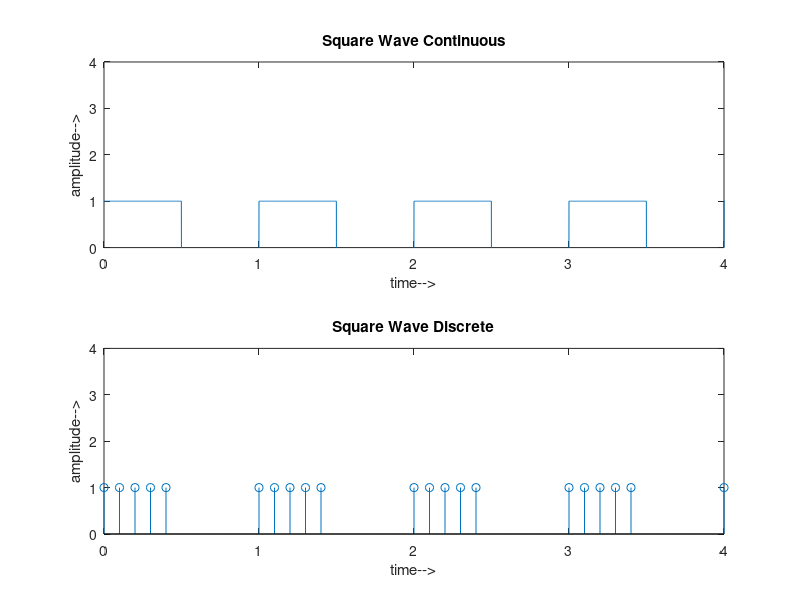

MATLAB code for this plot:
t=0:.001:20;
x=square(2*pi*t);
subplot(2,1,1);
plot(t,x);
axis([0 4 0 4]);
xlabel('time-->');
ylabel('amplitude-->');
title('Square Wave Continuous');

t=0:.1:20;
x=square(2*pi*t);
subplot(2,1,2);
stem(t,x);
axis([0 4 0 4]);
xlabel('time-->');
ylabel('amplitude-->');
title('Square Wave Discrete');
